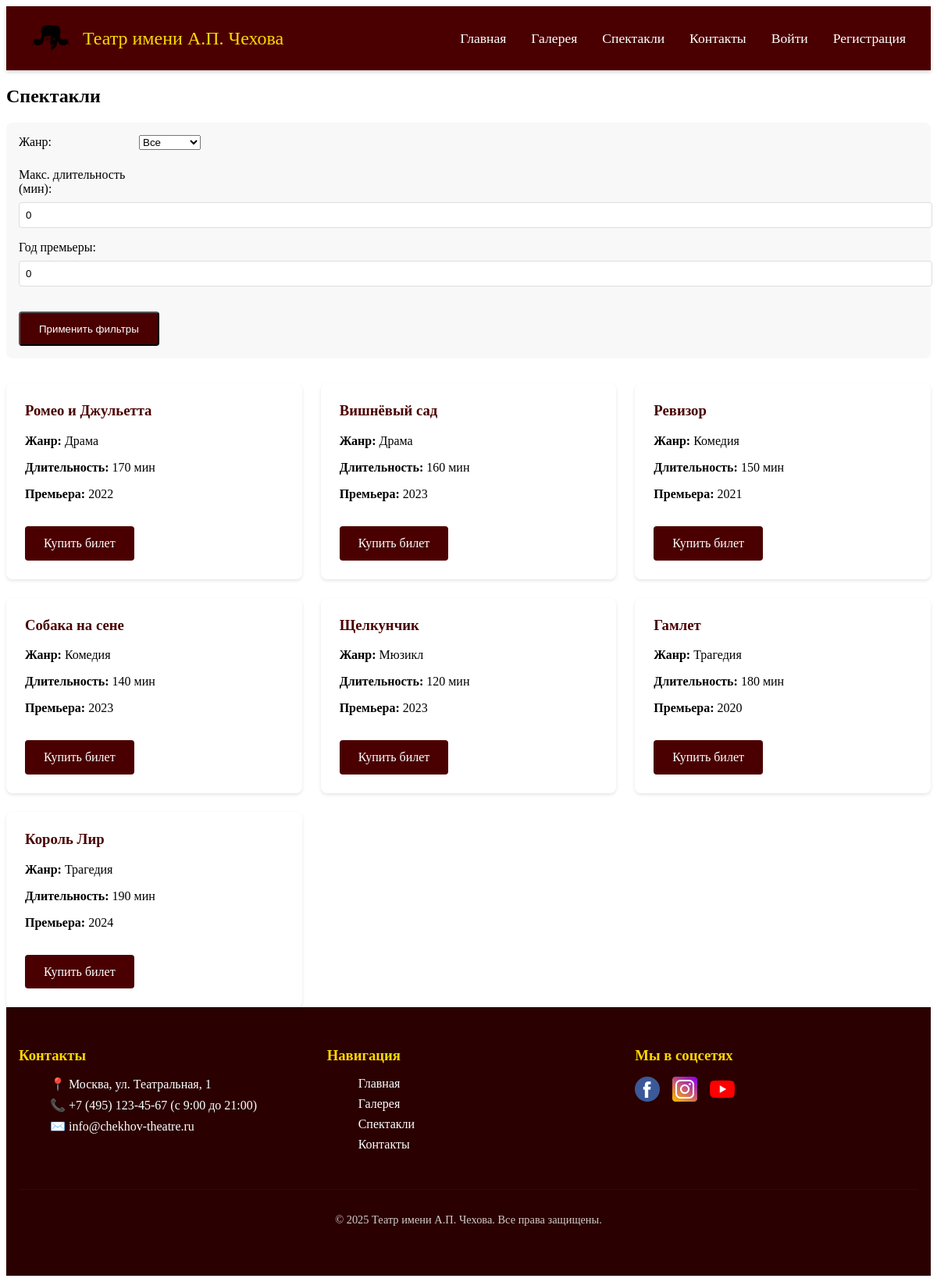
Screenshot of /pages/plays.php with the database file from the repository.
### tables this page shows
CREATE TABLE `plays` (
  `play_id` int(11) NOT NULL,
  `title` varchar(200) NOT NULL,
  `genre_id` int(11) DEFAULT NULL,
  `duration` int(11) DEFAULT NULL,
  `premiere_year` year(4) DEFAULT NULL,
  `poster_url` varchar(255) DEFAULT 'default-poster.jpg'
);

CREATE TABLE `genres` (
  `genre_id` int(11) NOT NULL,
  `name` varchar(50) NOT NULL
);

### pages/plays.php (the view, shortened to what this page needs)
<?php
include_once '../includes/config.php';
include_once '../includes/header.php';
$duration_max = isset($_GET['duration']) ? intval($_GET['duration']) : 0;
$year = isset($_GET['year']) ? intval($_GET['year']) : 0;
$sql = "SELECT * FROM plays
        JOIN genres ON plays.genre_id = genres.genre_id
        WHERE 1=1";
$result = mysqli_query($conn, $sql);
?>
<section class="plays">
    <h2>Спектакли</h2>
    <div class="filters">
        <form method="GET" action="plays.php">
            <div class="form-group">
                <label>Жанр:</label>
                <select name="genre">
                    <option value="0">Все</option>
                </select>
            </div>
            <div class="form-group">
                <label>Макс. длительность (мин):</label>
                <input type="number" name="duration" value="<?= $duration_max ?>">
            </div>
            <div class="form-group">
                <label>Год премьеры:</label>
                <input type="number" name="year" value="<?= $year ?>">
            </div>
            <button type="submit" class="btn">Применить фильтры</button>
        </form>
    </div>
    <div class="plays-list">
        <?php while ($play = mysqli_fetch_assoc($result)): ?>
            <div class="play-card">
                <h3><?= htmlspecialchars($play['title']) ?></h3>
                <p><strong>Жанр:</strong> <?= htmlspecialchars($play['name']) ?></p>
                <p><strong>Длительность:</strong> <?= $play['duration'] ?> мин</p>
                <p><strong>Премьера:</strong> <?= $play['premiere_year'] ?></p>
                <a href="booking.php?play_id=<?= $play['play_id'] ?>" class="btn">Купить билет</a>
            </div>
        <?php endwhile; ?>
    </div>
</section>
<?php include_once '../includes/footer.php'; ?>

### assets/css/style.css (style rules this page uses)
.btn { display: inline-block; background: #4a0000; color: white; padding: 0.8rem 1.5rem; border-radius: 4px; text-decoration: none; margin-top: 1rem; }
.form-group { margin-bottom: 1rem; }
.form-group label { display: block; margin-bottom: 0.5rem; }
.form-group input { width: 100%; padding: 0.5rem; border: 1px solid #ddd; border-radius: 4px; }
.filters { background: #f8f8f8; padding: 1rem; border-radius: 8px; margin-bottom: 2rem; }
.form-group label { display: inline-block; width: 150px; }
.plays-list { display: grid; grid-template-columns: repeat(auto-fill, minmax(300px, 1fr)); gap: 1.5rem; }
.play-card { background: #fff; padding: 1.5rem; border-radius: 8px; box-shadow: 0 2px 4px rgba(0, 0, 0, 0.1); }
.play-card h3 { margin-top: 0; color: #4a0000; }

### rows the page displays
plays: title "Ромео и Джульетта", genre.name "Драма", duration "170", premiere_year "2022"
plays: title "Вишнёвый сад", genre.name "Драма", duration "160", premiere_year "2023"
plays: title "Ревизор", genre.name "Комедия", duration "150", premiere_year "2021"
plays: title "Собака на сене", genre.name "Комедия", duration "140", premiere_year "2023"
plays: title "Щелкунчик", genre.name "Мюзикл", duration "120", premiere_year "2023"
plays: title "Гамлет", genre.name "Трагедия", duration "180", premiere_year "2020"
plays: title "Король Лир", genre.name "Трагедия", duration "190", premiere_year "2024"
